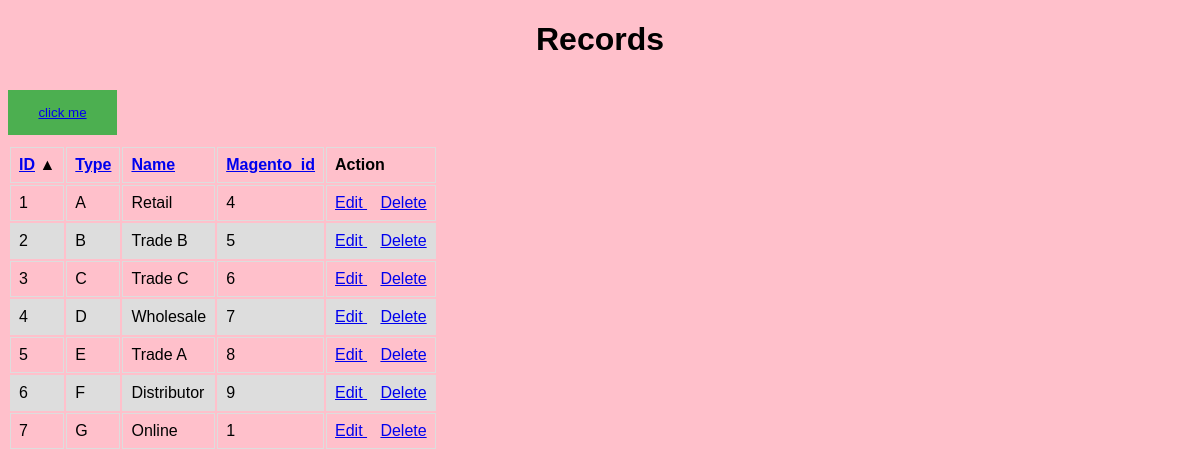
/main-page (signed in), run on the app's committed database.
### tables this page shows
CREATE TABLE `fcstmr_type` (
  `id` int(10) NOT NULL,
  `type` varchar(10) NOT NULL,
  `name` varchar(50) NOT NULL,
  `magento_id` int(10) NOT NULL
);

### application/controllers/home.php (called while the page is built, shortened)
<?php
class Home extends CI_Controller {
	public function __construct()
    {
         $this->load->helper('form');
         $this->load->helper('url');
		 $this->load->model('Home_model');
    }
	 public function main_page($sort_by='id', $sort_order='ASC')
	{
		$_Data['_RecordData'] = $this->Home_model->getRecordData($sort_by, $sort_order);
		$_Data['sort_by'] = $sort_by;
        $_Data['sort_order'] = $sort_order;
		$this->load->view('main_page', $_Data);
	}
}

### index.php (called while the page is built, shortened)
<?php
require_once BASEPATH.'core/CodeIgniter.php';

### application/models/home_model.php (called while the page is built, shortened)
<?php
class Home_model extends CI_Model {
	 public function getRecordData($sort_by, $sort_order){
		$sort_order = ($sort_order == 'DESC') ? 'DESC' : 'ASC';
        $sort_columns = array('id', 'type', 'name', 'magento_id');
		$sort_by = (in_array($sort_by, $sort_columns)) ? $sort_by : 'id';
		$this->db->select('*');
		$this->db->from('fcstmr_type');
		$this->db->order_by($sort_by . ' ' . $sort_order);
		$query = $this->db->get();
		$_Rst = $query->result_array();
		return $_Rst;
	}
}

### application/views/main_page.php (the view, shortened to what this page needs)
?><!DOCTYPE html>
<html>
<head>
</head>
<body>
    <center> <h1> Records </h1> </center>
		<table>
		<button type="button" style="width: 109px; color: #fff;" ><a href="<?=base_url();?>add" />click me</button></a>
		<thead>
			<tr>
			<th <?php echo($sort_by == 'id' ? 'class="sort_'.$sort_order.'"' : ''); ?>>
						<?php
                            echo anchor("home/main_page/id/" .
                                    (($sort_order == 'ASC' && $sort_by == 'id') ? 'DESC' : 'ASC'), 'ID');
                        ?>
					</th>
					<th <?php echo($sort_by == 'type' ? 'class="sort_'.$sort_order.'"' : ''); ?>>
						<?php
                            echo anchor("home/main_page/type/" .
                                    (($sort_order == 'ASC' && $sort_by == 'type') ? 'DESC' : 'ASC'), 'Type');
                        ?>
                    </th>
					<th <?php echo($sort_by == 'name' ? 'class="sort_'.$sort_order.'"' : ''); ?>>
						<?php
                            echo anchor("home/main_page/name/" .
                                    (($sort_order == 'ASC' && $sort_by == 'name') ? 'DESC' : 'ASC'), 'Name');
                        ?>
                    </th>
					<th <?php echo($sort_by == 'magento_id' ? 'class="sort_'.$sort_order.'"' : ''); ?>>
						<?php
                            echo anchor("home/main_page/magento_id/" .
                                    (($sort_order == 'ASC' && $sort_by == 'magento_id') ? 'DESC' : 'ASC'), 'Magento_id');
                        ?>
                    </th>
				<th>Action</th>
			</tr>
		</thead>
		<tbody>
		<?php if(!empty($_RecordData)){
			$_Index	=	0;
		foreach($_RecordData as $_Record){
			$_Index +=1;
			?>
			<tr>
				<td><?php echo $_Index;?></td>
				<td><?=$_Record['type'];?></td>
				<td><?=$_Record['name'];?></td>
				<td><?=$_Record['magento_id'];?></td>
				<td>
				<a href="<?php echo base_url();?>add/<?php echo $_Record['id'];?>"> Edit </a>&nbsp;&nbsp;
				<a href="<?php echo base_url();?>home/delete/<?php echo $_Record['id'];?>"> Delete </a>
				</td>
			</tr>
		<?php }
		} ?>
		</tbody>
		</table>
</body>
</html>

### application/views/main_page.php (style rules this page uses)
Body { font-family: Calibri, Helvetica, sans-serif; background-color: pink; }
button { background-color: #4CAF50; width: 100%; color: orange; padding: 15px; margin: 10px 0px; border: none; cursor: pointer; }
td, th { border: 1px solid #dddddd; text-align: left; padding: 8px; }
tr:nth-child(even) { background-color: #dddddd; }
th.sort_ASC:after { content: "▲"; }

### data on the page
fcstmr_type: type "A", name "Retail", magento "4"
fcstmr_type: type "B", name "Trade B", magento "5"
fcstmr_type: type "C", name "Trade C", magento "6"
fcstmr_type: type "D", name "Wholesale", magento "7"
fcstmr_type: type "E", name "Trade A", magento "8"
fcstmr_type: type "F", name "Distributor", magento "9"
fcstmr_type: type "G", name "Online", magento "1"
